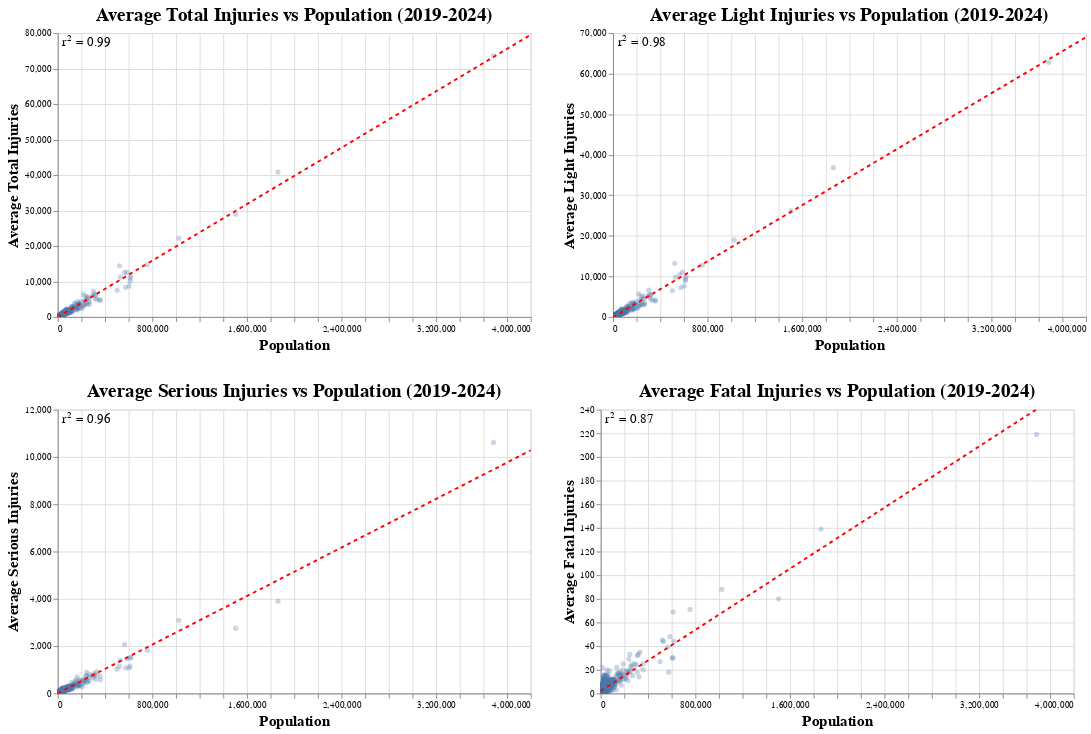
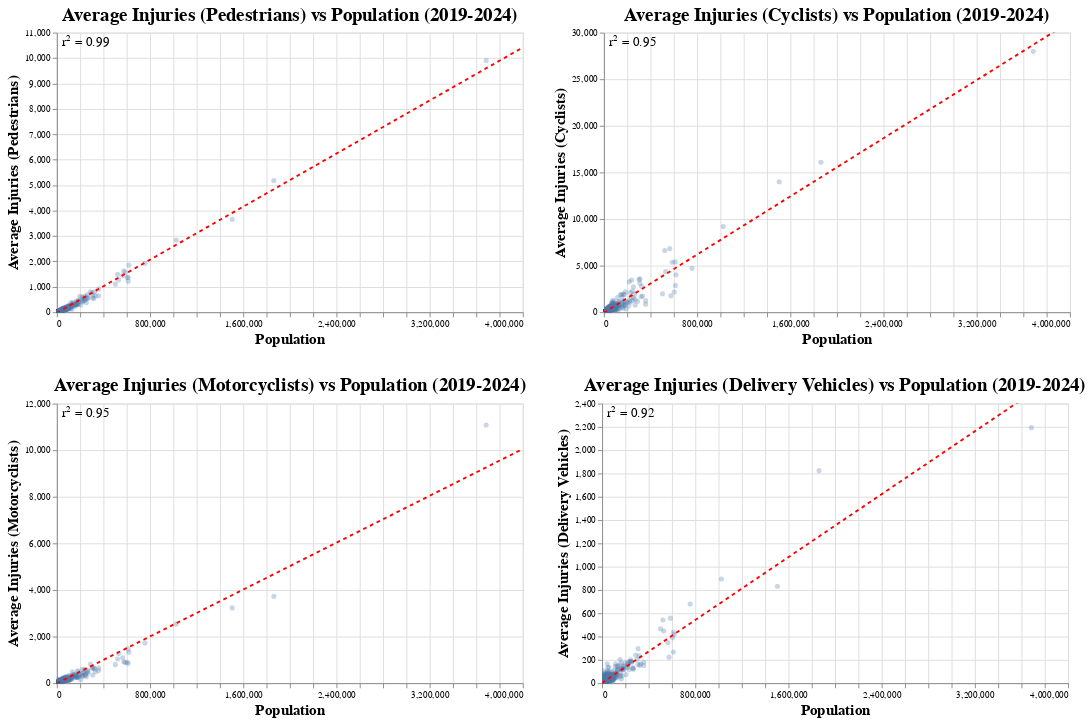

Notebook cell for these charts, in order:
### Markdown cell above
### Plotting vs Population

### Code cell
cols = [
    # injury category
    ("inj_total", "Total Injuries"),
    ("inj_light", "Light Injuries"),
    ("inj_serious", "Serious Injuries"),
    ("inj_fatal", "Fatal Injuries"),
    # participant type
    ("IstFuss", "Injuries (Pedestrians)"),
    ("IstRad", "Injuries (Cyclists)"),
    ("IstKrad", "Injuries (Motorcyclists)"),
    ("IstGkfz", "Injuries (Delivery Vehicles)"),
]
charts: list[alt.LayerChart] = []

title_font_size = 20
axis_label_font_size = 16
r_2_font_size = 14

for c, title in cols:
    ch = (
        alt.Chart(df_merged)
        .mark_circle(size=30, fillOpacity=0.3)
        .encode(
            x=alt.X(
                "population",
                scale=alt.Scale(domain=(0, df_merged["population"].max() * 1.05)),
                axis=alt.Axis(titleFontSize=axis_label_font_size),
            ).title("Population"),
            y=alt.Y(
                c,
                scale=alt.Scale(domain=(0, df_merged[c].max() * 1.05)),
                axis=alt.Axis(titleFontSize=axis_label_font_size),
            ).title(f"Average {title}"),
            tooltip=[
                *alt_tooltip,
                alt.Tooltip(c, title=f"Average {title}", format=","),
            ],
        )
        .properties(
            width=500,
            height=300,
            title={
                "text": f"Average {title} vs Population (2019-2024)",
                "fontSize": title_font_size,
            },
        )
        .interactive()
    )
    regression = (
        alt.Chart(df_merged)
        .transform_regression(
            "population", c, extent=[0, df_merged["population"].max() * 1.2]
        )
        .mark_line(color="red", strokeDash=[4, 4])
        .encode(
            x="population",
            y=c,
        )
    )
    # https://stackoverflow.com/a/72901978
    regression_params = (
        alt.Chart(df_merged)
        .transform_regression(
            "population",
            c,
            extent=[0, df_merged["population"].max() * 1.2],
            params=True,
        )
        .mark_text(
            align="left",
            lineBreak="\n",
            size=r_2_font_size,
        )
        .encode(
            x=alt.value(5),  # pixels from left
            y=alt.value(10),  # pixels from top
            text="params:N",
        )
        .transform_calculate(params='"r² = " + round(datum.rSquared * 100)/100')
    )

    charts.append(ch + regression + regression_params)

chart = ((charts[0] | charts[1]) & (charts[2] | charts[3])).configure_concat(spacing=30)
chart.show()
chart.save(os.path.join("img", "acc_per_pop_categories.png"))
chart = ((charts[4] | charts[5]) & (charts[6] | charts[7])).configure_concat(spacing=30)
chart.show()
chart.save(os.path.join("img", "acc_per_pop_types.png"))

### Figure 1 — Vega-Lite specification as saved in the notebook (floating-point values rounded to 4 significant figures; data arrays with more than 128 entries replaced by an {"elided": "..."} marker saying what was removed)
{"config": {"view": {"continuousWidth": 300, "continuousHeight": 300}, "concat": {"spacing": 30}}, "vconcat": [{"hconcat": [{"layer": [{"mark": {"type": "circle", "fillOpacity": 0.3, "size": 30}, "encoding": {"tooltip": [{"field": "city", "type": "nominal"}, {"field": "population", "format": ",", "title": "Population", "type": "quantitative"}, {"field": "inj_total", "format": ",", "title": "Average Total Injuries", "type": "quantitative"}], "x": {"axis": {"titleFontSize": 16}, "field": "population", "scale": {"domain": [0, 3870000.0]}, "title": "Population", "type": "quantitative"}, "y": {"axis": {"titleFontSize": 16}, "field": "inj_total", "scale": {"domain": [0, 77290.0]}, "title": "Average Total Injuries", "type": "quantitative"}}, "name": "view_1", "title": {"text": "Average Total Injuries vs Population (2019-2024)", "fontSize": 20}}, {"mark": {"type": "line", "color": "red", "strokeDash": [4, 4]}, "encoding": {"x": {"field": "population", "type": "quantitative"}, "y": {"field": "inj_total", "type": "quantitative"}}, "transform": [{"on": "population", "regression": "inj_total", "extent": [0, 4422000.0]}]}, {"mark": {"type": "text", "align": "left", "lineBreak": "\n", "size": 14}, "encoding": {"text": {"field": "params", "type": "nominal"}, "x": {"value": 5}, "y": {"value": 10}}, "transform": [{"on": "population", "regression": "inj_total", "extent": [0, 4422000.0], "params": true}, {"calculate": "\"r² = \" + round(datum.rSquared * 100)/100", "as": "params"}]}], "height": 300, "width": 500}, {"layer": [{"mark": {"type": "circle", "fillOpacity": 0.3, "size": 30}, "encoding": {"tooltip": [{"field": "city", "type": "nominal"}, {"field": "population", "format": ",", "title": "Population", "type": "quantitative"}, {"field": "inj_light", "format": ",", "title": "Average Light Injuries", "type": "quantitative"}], "x": {"axis": {"titleFontSize": 16}, "field": "population", "scale": {"domain": [0, 3870000.0]}, "title": "Population", "type": "quantitative"}, "y": {"axis": {"titleFontSize": 16}, "field": "inj_light", "scale": {"domain": [0, 65920.0]}, "title": "Average Light Injuries", "type": "quantitative"}}, "name": "view_2", "title": {"text": "Average Light Injuries vs Population (2019-2024)", "fontSize": 20}}, {"mark": {"type": "line", "color": "red", "strokeDash": [4, 4]}, "encoding": {"x": {"field": "population", "type": "quantitative"}, "y": {"field": "inj_light", "type": "quantitative"}}, "transform": [{"on": "population", "regression": "inj_light", "extent": [0, 4422000.0]}]}, {"mark": {"type": "text", "align": "left", "lineBreak": "\n", "size": 14}, "encoding": {"text": {"field": "params", "type": "nominal"}, "x": {"value": 5}, "y": {"value": 10}}, "transform": [{"on": "population", "regression": "inj_light", "extent": [0, 4422000.0], "params": true}, {"calculate": "\"r² = \" + round(datum.rSquared * 100)/100", "as": "params"}]}], "height": 300, "width": 500}]}, {"hconcat": [{"layer": [{"mark": {"type": "circle", "fillOpacity": 0.3, "size": 30}, "encoding": {"tooltip": [{"field": "city", "type": "nominal"}, {"field": "population", "format": ",", "title": "Population", "type": "quantitative"}, {"field": "inj_serious", "format": ",", "title": "Average Serious Injuries", "type": "quantitative"}], "x": {"axis": {"titleFontSize": 16}, "field": "population", "scale": {"domain": [0, 3870000.0]}, "title": "Population", "type": "quantitative"}, "y": {"axis": {"titleFontSize": 16}, "field": "inj_serious", "scale": {"domain": [0, 11140.0]}, "title": "Average Serious Injuries", "type": "quantitative"}}, "name": "view_3", "title": {"text": "Average Serious Injuries vs Population (2019-2024)", "fontSize": 20}}, {"mark": {"type": "line", "color": "red", "strokeDash": [4, 4]}, "encoding": {"x": {"field": "population", "type": "quantitative"}, "y": {"field": "inj_serious", "type": "quantitative"}}, "transform": [{"on": "population", "regression": "inj_serious", "extent": [0, 4422000.0]}]}, {"mark": {"type": "text", "align": "left", "lineBreak": "\n", "size": 14}, "encoding": {"text": {"field": "params", "type": "nominal"}, "x": {"value": 5}, "y": {"value": 10}}, "transform": [{"on": "population", "regression": "inj_serious", "extent": [0, 4422000.0], "params": true}, {"calculate": "\"r² = \" + round(datum.rSquared * 100)/100", "as": "params"}]}], "height": 300, "width": 500}, {"layer": [{"mark": {"type": "circle", "fillOpacity": 0.3, "size": 30}, "encoding": {"tooltip": [{"field": "city", "type": "nominal"}, {"field": "population", "format": ",", "title": "Population", "type": "quantitative"}, {"field": "inj_fatal", "format": ",", "title": "Average Fatal Injuries", "type": "quantitative"}], "x": {"axis": {"titleFontSize": 16}, "field": "population", "scale": {"domain": [0, 3870000.0]}, "title": "Population", "type": "quantitative"}, "y": {"axis": {"titleFontSize": 16}, "field": "inj_fatal", "scale": {"domain": [0, 230.0]}, "title": "Average Fatal Injuries", "type": "quantitative"}}, "name": "view_4", "title": {"text": "Average Fatal Injuries vs Population (2019-2024)", "fontSize": 20}}, {"mark": {"type": "line", "color": "red", "strokeDash": [4, 4]}, "encoding": {"x": {"field": "population", "type": "quantitative"}, "y": {"field": "inj_fatal", "type": "quantitative"}}, "transform": [{"on": "population", "regression": "inj_fatal", "extent": [0, 4422000.0]}]}, {"mark": {"type": "text", "align": "left", "lineBreak": "\n", "size": 14}, "encoding": {"text": {"field": "params", "type": "nominal"}, "x": {"value": 5}, "y": {"value": 10}}, "transform": [{"on": "population", "regression": "inj_fatal", "extent": [0, 4422000.0], "params": true}, {"calculate": "\"r² = \" + round(datum.rSquared * 100)/100", "as": "params"}]}], "height": 300, "width": 500}]}], "data": {"name": "data-c9d1653f03081baafdf40adb1eb74f85"}, "params": [{"name": "param_1", "select": {"type": "interval", "encodings": ["x", "y"]}, "bind": "scales", "views": ["view_1"]}, {"name": "param_2", "select": {"type": "interval", "encodings": ["x", "y"]}, "bind": "scales", "views": ["view_2"]}, {"name": "param_3", "select": {"type": "interval", "encodings": ["x", "y"]}, "bind": "scales", "views": ["view_3"]}, {"name": "param_4", "select": {"type": "interval", "encodings": ["x", "y"]}, "bind": "scales", "views": ["view_4"]}], "$schema": "https://vega.github.io/schema/vega-lite/v5.20.1.json", "datasets": {"data-c9d1653f03081baafdf40adb1eb74f85": {"elided": "2059 records"}}}

### Figure 2 — Vega-Lite specification as saved in the notebook (floating-point values rounded to 4 significant figures; data arrays with more than 128 entries replaced by an {"elided": "..."} marker saying what was removed)
{"config": {"view": {"continuousWidth": 300, "continuousHeight": 300}, "concat": {"spacing": 30}}, "vconcat": [{"hconcat": [{"layer": [{"mark": {"type": "circle", "fillOpacity": 0.3, "size": 30}, "encoding": {"tooltip": [{"field": "city", "type": "nominal"}, {"field": "population", "format": ",", "title": "Population", "type": "quantitative"}, {"field": "IstFuss", "format": ",", "title": "Average Injuries (Pedestrians)", "type": "quantitative"}], "x": {"axis": {"titleFontSize": 16}, "field": "population", "scale": {"domain": [0, 3870000.0]}, "title": "Population", "type": "quantitative"}, "y": {"axis": {"titleFontSize": 16}, "field": "IstFuss", "scale": {"domain": [0, 10400.0]}, "title": "Average Injuries (Pedestrians)", "type": "quantitative"}}, "name": "view_5", "title": {"text": "Average Injuries (Pedestrians) vs Population (2019-2024)", "fontSize": 20}}, {"mark": {"type": "line", "color": "red", "strokeDash": [4, 4]}, "encoding": {"x": {"field": "population", "type": "quantitative"}, "y": {"field": "IstFuss", "type": "quantitative"}}, "transform": [{"on": "population", "regression": "IstFuss", "extent": [0, 4422000.0]}]}, {"mark": {"type": "text", "align": "left", "lineBreak": "\n", "size": 14}, "encoding": {"text": {"field": "params", "type": "nominal"}, "x": {"value": 5}, "y": {"value": 10}}, "transform": [{"on": "population", "regression": "IstFuss", "extent": [0, 4422000.0], "params": true}, {"calculate": "\"r² = \" + round(datum.rSquared * 100)/100", "as": "params"}]}], "height": 300, "width": 500}, {"layer": [{"mark": {"type": "circle", "fillOpacity": 0.3, "size": 30}, "encoding": {"tooltip": [{"field": "city", "type": "nominal"}, {"field": "population", "format": ",", "title": "Population", "type": "quantitative"}, {"field": "IstRad", "format": ",", "title": "Average Injuries (Cyclists)", "type": "quantitative"}], "x": {"axis": {"titleFontSize": 16}, "field": "population", "scale": {"domain": [0, 3870000.0]}, "title": "Population", "type": "quantitative"}, "y": {"axis": {"titleFontSize": 16}, "field": "IstRad", "scale": {"domain": [0, 29390.0]}, "title": "Average Injuries (Cyclists)", "type": "quantitative"}}, "name": "view_6", "title": {"text": "Average Injuries (Cyclists) vs Population (2019-2024)", "fontSize": 20}}, {"mark": {"type": "line", "color": "red", "strokeDash": [4, 4]}, "encoding": {"x": {"field": "population", "type": "quantitative"}, "y": {"field": "IstRad", "type": "quantitative"}}, "transform": [{"on": "population", "regression": "IstRad", "extent": [0, 4422000.0]}]}, {"mark": {"type": "text", "align": "left", "lineBreak": "\n", "size": 14}, "encoding": {"text": {"field": "params", "type": "nominal"}, "x": {"value": 5}, "y": {"value": 10}}, "transform": [{"on": "population", "regression": "IstRad", "extent": [0, 4422000.0], "params": true}, {"calculate": "\"r² = \" + round(datum.rSquared * 100)/100", "as": "params"}]}], "height": 300, "width": 500}]}, {"hconcat": [{"layer": [{"mark": {"type": "circle", "fillOpacity": 0.3, "size": 30}, "encoding": {"tooltip": [{"field": "city", "type": "nominal"}, {"field": "population", "format": ",", "title": "Population", "type": "quantitative"}, {"field": "IstKrad", "format": ",", "title": "Average Injuries (Motorcyclists)", "type": "quantitative"}], "x": {"axis": {"titleFontSize": 16}, "field": "population", "scale": {"domain": [0, 3870000.0]}, "title": "Population", "type": "quantitative"}, "y": {"axis": {"titleFontSize": 16}, "field": "IstKrad", "scale": {"domain": [0, 11640.0]}, "title": "Average Injuries (Motorcyclists)", "type": "quantitative"}}, "name": "view_7", "title": {"text": "Average Injuries (Motorcyclists) vs Population (2019-2024)", "fontSize": 20}}, {"mark": {"type": "line", "color": "red", "strokeDash": [4, 4]}, "encoding": {"x": {"field": "population", "type": "quantitative"}, "y": {"field": "IstKrad", "type": "quantitative"}}, "transform": [{"on": "population", "regression": "IstKrad", "extent": [0, 4422000.0]}]}, {"mark": {"type": "text", "align": "left", "lineBreak": "\n", "size": 14}, "encoding": {"text": {"field": "params", "type": "nominal"}, "x": {"value": 5}, "y": {"value": 10}}, "transform": [{"on": "population", "regression": "IstKrad", "extent": [0, 4422000.0], "params": true}, {"calculate": "\"r² = \" + round(datum.rSquared * 100)/100", "as": "params"}]}], "height": 300, "width": 500}, {"layer": [{"mark": {"type": "circle", "fillOpacity": 0.3, "size": 30}, "encoding": {"tooltip": [{"field": "city", "type": "nominal"}, {"field": "population", "format": ",", "title": "Population", "type": "quantitative"}, {"field": "IstGkfz", "format": ",", "title": "Average Injuries (Delivery Vehicles)", "type": "quantitative"}], "x": {"axis": {"titleFontSize": 16}, "field": "population", "scale": {"domain": [0, 3870000.0]}, "title": "Population", "type": "quantitative"}, "y": {"axis": {"titleFontSize": 16}, "field": "IstGkfz", "scale": {"domain": [0, 2303.0]}, "title": "Average Injuries (Delivery Vehicles)", "type": "quantitative"}}, "name": "view_8", "title": {"text": "Average Injuries (Delivery Vehicles) vs Population (2019-2024)", "fontSize": 20}}, {"mark": {"type": "line", "color": "red", "strokeDash": [4, 4]}, "encoding": {"x": {"field": "population", "type": "quantitative"}, "y": {"field": "IstGkfz", "type": "quantitative"}}, "transform": [{"on": "population", "regression": "IstGkfz", "extent": [0, 4422000.0]}]}, {"mark": {"type": "text", "align": "left", "lineBreak": "\n", "size": 14}, "encoding": {"text": {"field": "params", "type": "nominal"}, "x": {"value": 5}, "y": {"value": 10}}, "transform": [{"on": "population", "regression": "IstGkfz", "extent": [0, 4422000.0], "params": true}, {"calculate": "\"r² = \" + round(datum.rSquared * 100)/100", "as": "params"}]}], "height": 300, "width": 500}]}], "data": {"name": "data-c9d1653f03081baafdf40adb1eb74f85"}, "params": [{"name": "param_5", "select": {"type": "interval", "encodings": ["x", "y"]}, "bind": "scales", "views": ["view_5"]}, {"name": "param_6", "select": {"type": "interval", "encodings": ["x", "y"]}, "bind": "scales", "views": ["view_6"]}, {"name": "param_7", "select": {"type": "interval", "encodings": ["x", "y"]}, "bind": "scales", "views": ["view_7"]}, {"name": "param_8", "select": {"type": "interval", "encodings": ["x", "y"]}, "bind": "scales", "views": ["view_8"]}], "$schema": "https://vega.github.io/schema/vega-lite/v5.20.1.json", "datasets": {"data-c9d1653f03081baafdf40adb1eb74f85": {"elided": "2059 records"}}}
